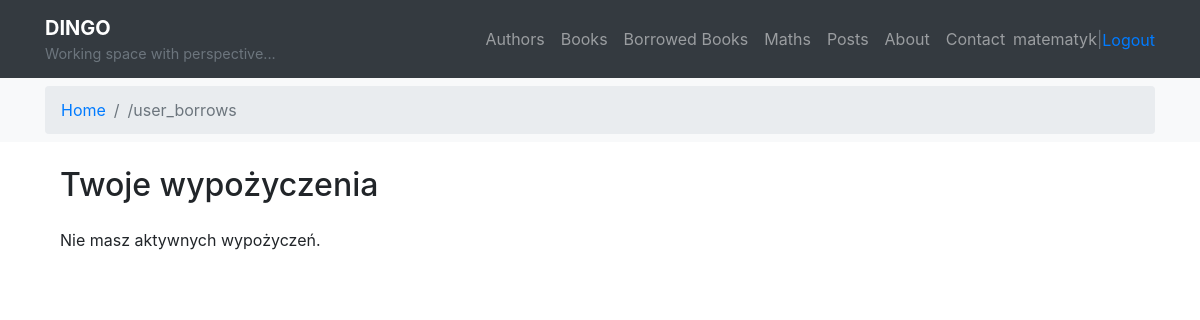
Page /books/my-borrows/ (signed in) on the earlier database version.
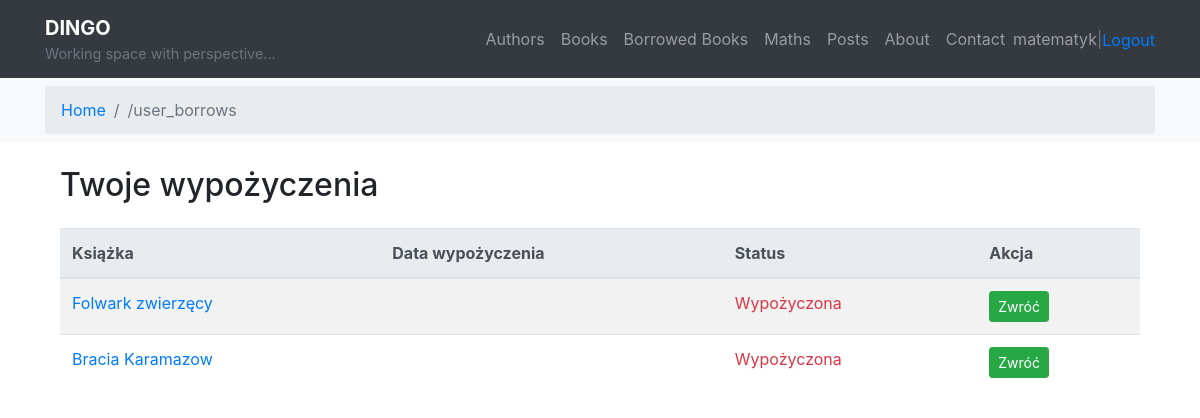
Same page on the later database version.
### books/models.py (models this page shows, shortened)
class Borrow(models.Model):
    book = models.ForeignKey(
        Book, on_delete=models.CASCADE, related_name='borrows')
    user = models.ForeignKey(User, on_delete=models.CASCADE)
    borrowed_at = models.DateTimeField(auto_now_add=True)
    is_returned = models.BooleanField(default=False)
    returned_at = models.DateTimeField(null=True, blank=True)

class Book(models.Model):
    title = models.CharField(max_length=200)
    author = models.ForeignKey(
        Author, on_delete=models.CASCADE, related_name='books')
    description = models.TextField(blank=True)
    tags = models.ManyToManyField(Tag, blank=True)
    cover = models.ImageField(upload_to='book_covers/', null=True, blank=True)
    created = models.DateTimeField(default=timezone.now)

### books/views.py (the view, shortened to what this page needs)
# urls.py: path('my-borrows/', views.user_borrows, name='user_borrows'),
@login_required
def user_borrows(request):
    borrows = Borrow.objects.filter(
        user=request.user).order_by('-borrowed_at')
    return render(request, "books/borrow_list.html", {"borrows": borrows})

### books/templates/books/borrow_list.html (shortened to what this page needs)
{% extends "main.html" %}
{% load static %}
{% load bootstrap4 %}
{% block content %}
<div class="container">
    <h2 class="mb-4">Twoje wypożyczenia</h2>
    {% if borrows %}
        <table class="table table-striped">
            <thead class="thead-light">
                <tr>
                    <th>Książka</th>
                    <th>Data wypożyczenia</th>
                    <th>Status</th>
                    <th>Akcja</th>
                </tr>
            </thead>
            <tbody>
                {% for borrow in borrows %}
                <tr>
                    <td>
                        <a href="{% url 'books:book_detail' borrow.book.id %}">
                            {{ borrow.book.title }}
                        </a>
                    </td>
                    <td>{{ borrow.date_borrowed|date:"Y-m-d H:i" }}</td>
                    <td>
                        {% if borrow.is_returned %}
                            <span class="text-success">Zwrócono</span><br>
                            <small>{{ borrow.date_returned|date:"Y-m-d H:i" }}</small>
                        {% else %}
                            <span class="text-danger">Wypożyczona</span>
                        {% endif %}
                    </td>
                    <td>
                        {% if not borrow.is_returned %}
                        <form method="post" class="mb-0 d-inline">
                            <button type="submit" class="btn btn-sm btn-success">Zwróć</button>
                        </form>
                        {% else %}
                            <span class="text-muted">-</span>
                        {% endif %}
                    </td>
                </tr>
                {% endfor %}
            </tbody>
        </table>
    {% else %}
        <p>Nie masz aktywnych wypożyczeń.</p>
    {% endif %}
</div>
{% endblock %}

Differences in the rows shown:
added Borrow: book "Folwark zwierzęcy", is_returned "Wypożyczona"
added Borrow: book "Bracia Karamazow", is_returned "Wypożyczona"
Other differences:
text no longer shown: "Nie masz aktywnych wypożyczeń."
text now shown: "Książka Data wypożyczenia Status Akcja"
